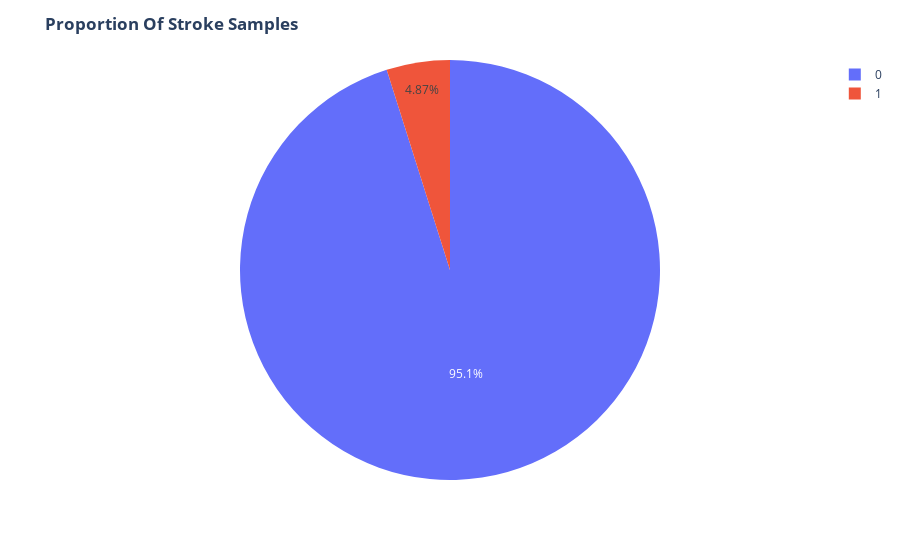

The notebook cell saved with this chart:
### Markdown cell above
#### Stroke Proportion Plot

### Code cell
fig = ex.pie(df,names='stroke')
fig.update_layout(title='<b>Proportion Of Stroke Samples<b>')
fig.show()

### Figure 1 — Plotly figure (JSON) as saved in the notebook; plotly's stock layout.template omitted (floating-point values rounded to 4 significant figures; data arrays with more than 128 entries replaced by an {"elided": "..."} marker saying what was removed)
{"data": [{"domain": {"x": [0, 1], "y": [0, 1]}, "hovertemplate": "stroke=%{label}<extra></extra>", "labels": {"elided": "5109 int values"}, "legendgroup": "", "name": "", "showlegend": true, "type": "pie"}], "layout": {"legend": {"tracegroupgap": 0}, "margin": {"t": 60}, "title": {"text": "<b>Proportion Of Stroke Samples<b>"}}}
